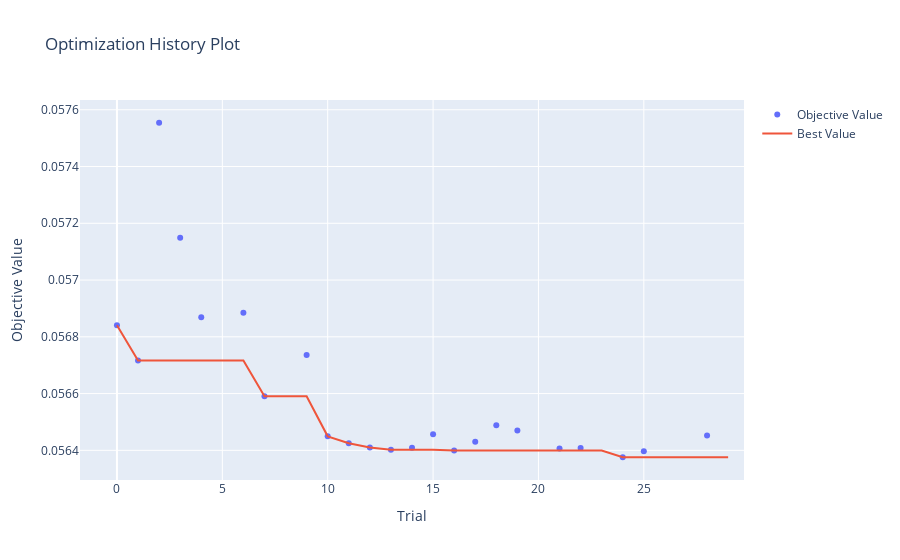
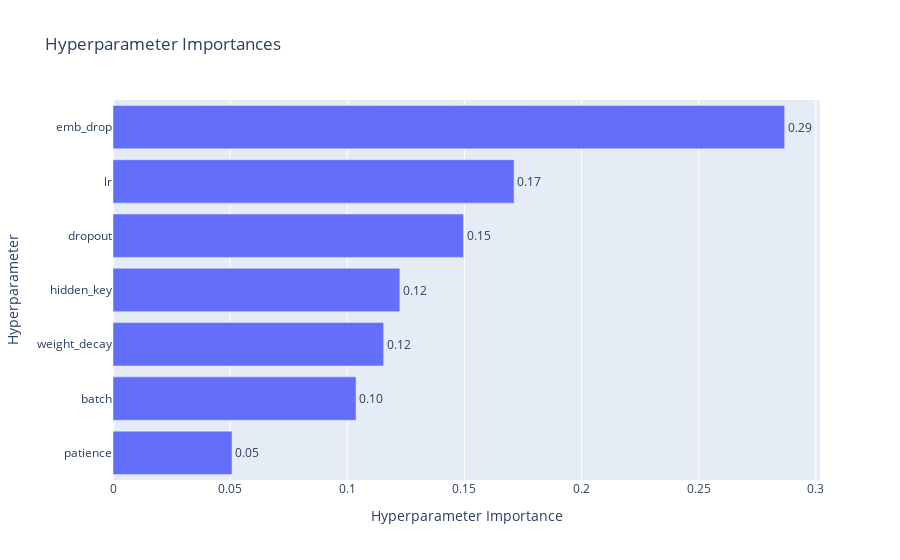
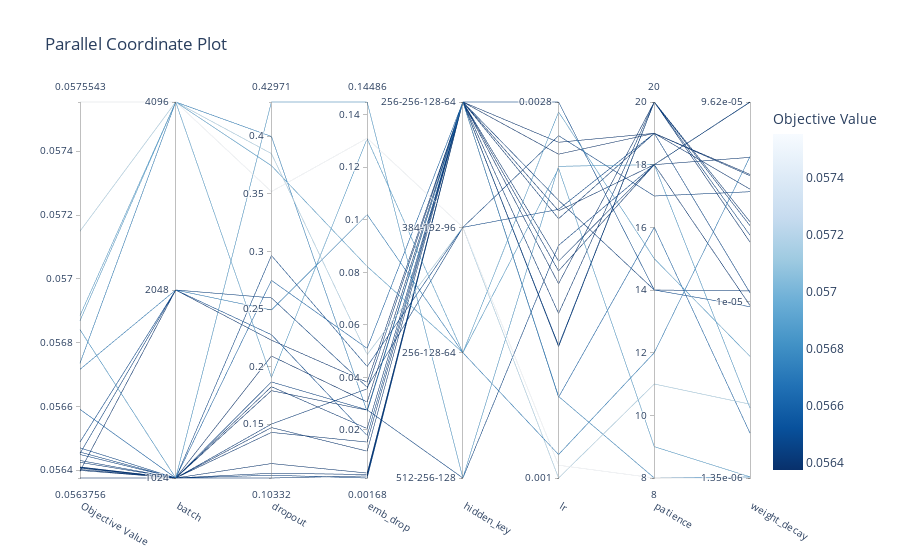
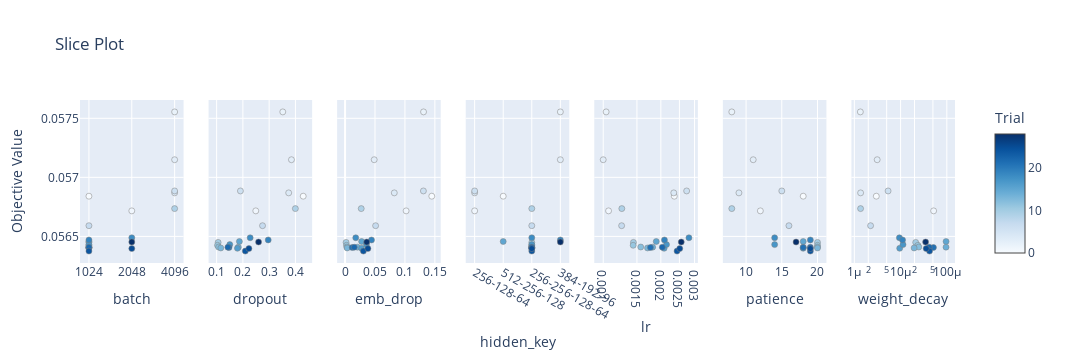

Notebook code cell kept with these figures, in order:
### Code cell
from optuna.visualization import (
    plot_optimization_history,
    plot_param_importances,
    plot_parallel_coordinate,
    plot_slice,
    plot_edf,
)

# optimization progress
plot_optimization_history(study).show()

# which parameters mattered most
plot_param_importances(study).show()

# relationships between params
plot_parallel_coordinate(study).show()
plot_slice(study).show()

# empirical distribution of best scores
plot_edf(study).show()

### Figure 1 — Plotly figure (JSON) as saved in the notebook; plotly's stock layout.template omitted (floating-point values rounded to 4 significant figures)
{"data": [{"mode": "markers", "name": "Objective Value", "type": "scatter", "x": [0, 1, 2, 3, 4, 6, 7, 9, 10, 11, 12, 13, 14, 15, 16, 17, 18, 19, 21, 22, 24, 25, 28], "y": [0.05684, 0.05672, 0.05755, 0.05715, 0.05687, 0.05688, 0.05659, 0.05674, 0.05645, 0.05642, 0.05641, 0.0564, 0.05641, 0.05646, 0.0564, 0.05643, 0.05649, 0.05647, 0.05641, 0.05641, 0.05638, 0.0564, 0.05645]}, {"mode": "lines", "name": "Best Value", "type": "scatter", "x": [0, 1, 2, 3, 4, 5, 6, 7, 8, 9, 10, 11, 12, 13, 14, 15, 16, 17, 18, 19, 20, 21, 22, 23, 24, 25, 26, 27, 28, 29], "y": [0.05684, 0.05672, 0.05672, 0.05672, 0.05672, 0.05672, 0.05672, 0.05659, 0.05659, 0.05659, 0.05645, 0.05642, 0.05641, 0.0564, 0.0564, 0.0564, 0.0564, 0.0564, 0.0564, 0.0564, 0.0564, 0.0564, 0.0564, 0.0564, 0.05638, 0.05638, 0.05638, 0.05638, 0.05638, 0.05638]}, {"marker": {"color": "#cccccc"}, "mode": "markers", "name": "Infeasible Trial", "showlegend": false, "type": "scatter", "x": [], "y": []}], "layout": {"autosize": true, "title": {"text": "Optimization History Plot"}, "xaxis": {"autorange": true, "range": [-1.708, 29.71], "title": {"text": "Trial"}, "type": "linear"}, "yaxis": {"autorange": true, "range": [0.05628, 0.05765], "title": {"text": "Objective Value"}, "type": "linear"}}}

### Figure 2 — Plotly figure (JSON) as saved in the notebook; plotly's stock layout.template omitted (floating-point values rounded to 4 significant figures)
{"data": [{"cliponaxis": false, "hovertemplate": ["patience (IntDistribution): 0.050790747123468975<extra></extra>", "batch (CategoricalDistribution): 0.1037356380550136<extra></extra>", "weight_decay (FloatDistribution): 0.11553006110838998<extra></extra>", "hidden_key (CategoricalDistribution): 0.12243229666640673<extra></extra>", "dropout (FloatDistribution): 0.1496258847774993<extra></extra>", "lr (FloatDistribution): 0.17119159813907336<extra></extra>", "emb_drop (FloatDistribution): 0.286693774130148<extra></extra>"], "name": "Objective Value", "orientation": "h", "text": ["0.05", "0.10", "0.12", "0.12", "0.15", "0.17", "0.29"], "textposition": "outside", "type": "bar", "x": [0.05079, 0.1037, 0.1155, 0.1224, 0.1496, 0.1712, 0.2867], "y": ["patience", "batch", "weight_decay", "hidden_key", "dropout", "lr", "emb_drop"]}], "layout": {"autosize": true, "title": {"text": "Hyperparameter Importances"}, "xaxis": {"autorange": true, "range": [0, 0.3018], "title": {"text": "Hyperparameter Importance"}, "type": "linear"}, "yaxis": {"autorange": true, "range": [-0.5, 6.5], "title": {"text": "Hyperparameter"}, "type": "category"}}}

### Figure 3 — Plotly figure (JSON) as saved in the notebook; plotly's stock layout.template omitted (floating-point values rounded to 4 significant figures)
{"data": [{"dimensions": [{"label": "Objective Value", "range": [0.05638, 0.05755], "values": [0.05684, 0.05659, 0.05645, 0.05642, 0.05641, 0.0564, 0.05641, 0.05646, 0.0564, 0.05643, 0.05647, 0.05641, 0.05641, 0.05638, 0.05672, 0.05649, 0.0564, 0.05645, 0.05755, 0.05715, 0.05687, 0.05688, 0.05674]}, {"label": "batch", "range": [0, 2], "ticktext": ["1024", "2048", "4096"], "tickvals": [0, 1, 2], "values": [0, 0, 0, 0, 0, 0, 0, 0, 0, 0, 0, 0, 0, 0, 1, 1, 1, 1, 2, 2, 2, 2, 2]}, {"label": "dropout", "range": [0.1033, 0.4297], "values": [0.4297, 0.2748, 0.1057, 0.1033, 0.1074, 0.1158, 0.1826, 0.1867, 0.1791, 0.1501, 0.2964, 0.1471, 0.1429, 0.2092, 0.2491, 0.2277, 0.223, 0.2597, 0.3519, 0.3849, 0.3744, 0.1906, 0.3998]}, {"label": "emb_drop", "range": [0.00168, 0.1449], "values": [0.1449, 0.05104, 0.00168, 0.002467, 0.00301, 0.003565, 0.0205, 0.02762, 0.02752, 0.03564, 0.04414, 0.0119, 0.01536, 0.03059, 0.102, 0.01783, 0.03814, 0.03624, 0.1311, 0.04869, 0.08224, 0.1309, 0.02701]}, {"label": "hidden_key", "range": [0, 3], "ticktext": ["512-256-128", "256-128-64", "384-192-96", "256-256-128-64"], "tickvals": [0, 1, 2, 3], "values": [0, 3, 3, 3, 3, 3, 3, 0, 3, 3, 2, 3, 3, 3, 1, 3, 3, 2, 2, 2, 1, 1, 3]}, {"label": "lr", "range": [-3.0, -2.552], "ticktext": ["0.001", "0.0028"], "tickvals": [-3.0, -2.552], "values": [-2.629, -2.904, -2.842, -2.844, -2.804, -2.769, -2.742, -2.723, -2.682, -2.669, -2.68, -2.753, -2.691, -2.614, -2.972, -2.552, -2.6, -2.592, -2.985, -3.0, -2.631, -2.564, -2.903]}, {"label": "patience", "range": [8, 20], "values": [18, 16, 20, 20, 20, 20, 18, 18, 18, 14, 19, 18, 19, 19, 12, 14, 19, 17, 8, 11, 9, 15, 8]}, {"label": "weight_decay", "range": [-5.87, -4.017], "ticktext": ["1.35e-06", "1e-05", "9.62e-05"], "tickvals": [-5.87, -5, -4.017], "values": [-5.525, -5.649, -4.673, -4.626, -4.607, -4.707, -4.018, -4.017, -5.019, -4.948, -4.958, -4.289, -4.38, -4.374, -4.286, -5.026, -4.446, -4.459, -5.87, -5.506, -5.864, -5.27, -5.865]}], "labelangle": 30, "labelside": "bottom", "line": {"color": [0.05684, 0.05659, 0.05645, 0.05642, 0.05641, 0.0564, 0.05641, 0.05646, 0.0564, 0.05643, 0.05647, 0.05641, 0.05641, 0.05638, 0.05672, 0.05649, 0.0564, 0.05645, 0.05755, 0.05715, 0.05687, 0.05688, 0.05674], "colorbar": {"title": {"text": "Objective Value"}}, "colorscale": [[0, "rgb(247,251,255)"], [0.125, "rgb(222,235,247)"], [0.25, "rgb(198,219,239)"], [0.375, "rgb(158,202,225)"], [0.5, "rgb(107,174,214)"], [0.625, "rgb(66,146,198)"], [0.75, "rgb(33,113,181)"], [0.875, "rgb(8,81,156)"], [1, "rgb(8,48,107)"]], "reversescale": true, "showscale": true}, "type": "parcoords"}], "layout": {"autosize": true, "title": {"text": "Parallel Coordinate Plot"}}}

### Figure 4 — Plotly figure (JSON) as saved in the notebook; plotly's stock layout.template omitted (floating-point values rounded to 4 significant figures)
{"data": [{"marker": {"color": [0, 1, 2, 3, 4, 6, 7, 9, 10, 11, 12, 13, 14, 15, 16, 17, 18, 19, 21, 22, 24, 25, 28], "colorbar": {"title": {"text": "Trial"}, "x": 1, "xpad": 40, "y": 0.5}, "colorscale": [[0, "rgb(247,251,255)"], [0.125, "rgb(222,235,247)"], [0.25, "rgb(198,219,239)"], [0.375, "rgb(158,202,225)"], [0.5, "rgb(107,174,214)"], [0.625, "rgb(66,146,198)"], [0.75, "rgb(33,113,181)"], [0.875, "rgb(8,81,156)"], [1, "rgb(8,48,107)"]], "line": {"color": "Grey", "width": 0.5}, "showscale": true}, "mode": "markers", "name": "Feasible Trial", "showlegend": false, "type": "scatter", "x": [1024, 2048, 4096, 4096, 4096, 4096, 1024, 4096, 1024, 1024, 1024, 1024, 1024, 1024, 1024, 1024, 2048, 1024, 1024, 1024, 1024, 2048, 2048], "xaxis": "x", "y": [0.05684, 0.05672, 0.05755, 0.05715, 0.05687, 0.05688, 0.05659, 0.05674, 0.05645, 0.05642, 0.05641, 0.0564, 0.05641, 0.05646, 0.0564, 0.05643, 0.05649, 0.05647, 0.05641, 0.05641, 0.05638, 0.0564, 0.05645], "yaxis": "y"}, {"marker": {"color": [0, 1, 2, 3, 4, 6, 7, 9, 10, 11, 12, 13, 14, 15, 16, 17, 18, 19, 21, 22, 24, 25, 28], "colorbar": {"title": {"text": "Trial"}, "x": 1, "xpad": 40}, "colorscale": [[0, "rgb(247,251,255)"], [0.125, "rgb(222,235,247)"], [0.25, "rgb(198,219,239)"], [0.375, "rgb(158,202,225)"], [0.5, "rgb(107,174,214)"], [0.625, "rgb(66,146,198)"], [0.75, "rgb(33,113,181)"], [0.875, "rgb(8,81,156)"], [1, "rgb(8,48,107)"]], "line": {"color": "Grey", "width": 0.5}, "showscale": false}, "mode": "markers", "name": "Feasible Trial", "showlegend": false, "type": "scatter", "x": [0.4297, 0.2491, 0.3519, 0.3849, 0.3744, 0.1906, 0.2748, 0.3998, 0.1057, 0.1033, 0.1074, 0.1158, 0.1826, 0.1867, 0.1791, 0.1501, 0.2277, 0.2964, 0.1471, 0.1429, 0.2092, 0.223, 0.2597], "xaxis": "x2", "y": [0.05684, 0.05672, 0.05755, 0.05715, 0.05687, 0.05688, 0.05659, 0.05674, 0.05645, 0.05642, 0.05641, 0.0564, 0.05641, 0.05646, 0.0564, 0.05643, 0.05649, 0.05647, 0.05641, 0.05641, 0.05638, 0.0564, 0.05645], "yaxis": "y2"}, {"marker": {"color": [0, 1, 2, 3, 4, 6, 7, 9, 10, 11, 12, 13, 14, 15, 16, 17, 18, 19, 21, 22, 24, 25, 28], "colorbar": {"title": {"text": "Trial"}, "x": 1, "xpad": 40}, "colorscale": [[0, "rgb(247,251,255)"], [0.125, "rgb(222,235,247)"], [0.25, "rgb(198,219,239)"], [0.375, "rgb(158,202,225)"], [0.5, "rgb(107,174,214)"], [0.625, "rgb(66,146,198)"], [0.75, "rgb(33,113,181)"], [0.875, "rgb(8,81,156)"], [1, "rgb(8,48,107)"]], "line": {"color": "Grey", "width": 0.5}, "showscale": false}, "mode": "markers", "name": "Feasible Trial", "showlegend": false, "type": "scatter", "x": [0.1449, 0.102, 0.1311, 0.04869, 0.08224, 0.1309, 0.05104, 0.02701, 0.00168, 0.002467, 0.00301, 0.003565, 0.0205, 0.02762, 0.02752, 0.03564, 0.01783, 0.04414, 0.0119, 0.01536, 0.03059, 0.03814, 0.03624], "xaxis": "x3", "y": [0.05684, 0.05672, 0.05755, 0.05715, 0.05687, 0.05688, 0.05659, 0.05674, 0.05645, 0.05642, 0.05641, 0.0564, 0.05641, 0.05646, 0.0564, 0.05643, 0.05649, 0.05647, 0.05641, 0.05641, 0.05638, 0.0564, 0.05645], "yaxis": "y3"}, {"marker": {"color": [0, 1, 2, 3, 4, 6, 7, 9, 10, 11, 12, 13, 14, 15, 16, 17, 18, 19, 21, 22, 24, 25, 28], "colorbar": {"title": {"text": "Trial"}, "x": 1, "xpad": 40}, "colorscale": [[0, "rgb(247,251,255)"], [0.125, "rgb(222,235,247)"], [0.25, "rgb(198,219,239)"], [0.375, "rgb(158,202,225)"], [0.5, "rgb(107,174,214)"], [0.625, "rgb(66,146,198)"], [0.75, "rgb(33,113,181)"], [0.875, "rgb(8,81,156)"], [1, "rgb(8,48,107)"]], "line": {"color": "Grey", "width": 0.5}, "showscale": false}, "mode": "markers", "name": "Feasible Trial", "showlegend": false, "type": "scatter", "x": ["512-256-128", "256-128-64", "384-192-96", "384-192-96", "256-128-64", "256-128-64", "256-256-128-64", "256-256-128-64", "256-256-128-64", "256-256-128-64", "256-256-128-64", "256-256-128-64", "256-256-128-64", "512-256-128", "256-256-128-64", "256-256-128-64", "256-256-128-64", "384-192-96", "256-256-128-64", "256-256-128-64", "256-256-128-64", "256-256-128-64", "384-192-96"], "xaxis": "x4", "y": [0.05684, 0.05672, 0.05755, 0.05715, 0.05687, 0.05688, 0.05659, 0.05674, 0.05645, 0.05642, 0.05641, 0.0564, 0.05641, 0.05646, 0.0564, 0.05643, 0.05649, 0.05647, 0.05641, 0.05641, 0.05638, 0.0564, 0.05645], "yaxis": "y4"}, {"marker": {"color": [0, 1, 2, 3, 4, 6, 7, 9, 10, 11, 12, 13, 14, 15, 16, 17, 18, 19, 21, 22, 24, 25, 28], "colorbar": {"title": {"text": "Trial"}, "x": 1, "xpad": 40}, "colorscale": [[0, "rgb(247,251,255)"], [0.125, "rgb(222,235,247)"], [0.25, "rgb(198,219,239)"], [0.375, "rgb(158,202,225)"], [0.5, "rgb(107,174,214)"], [0.625, "rgb(66,146,198)"], [0.75, "rgb(33,113,181)"], [0.875, "rgb(8,81,156)"], [1, "rgb(8,48,107)"]], "line": {"color": "Grey", "width": 0.5}, "showscale": false}, "mode": "markers", "name": "Feasible Trial", "showlegend": false, "type": "scatter", "x": [0.00235, 0.001066, 0.001036, 0.001, 0.002336, 0.002727, 0.001248, 0.001251, 0.001438, 0.001434, 0.00157, 0.001704, 0.001812, 0.001892, 0.00208, 0.002141, 0.002803, 0.002088, 0.001764, 0.002036, 0.00243, 0.00251, 0.002556], "xaxis": "x5", "y": [0.05684, 0.05672, 0.05755, 0.05715, 0.05687, 0.05688, 0.05659, 0.05674, 0.05645, 0.05642, 0.05641, 0.0564, 0.05641, 0.05646, 0.0564, 0.05643, 0.05649, 0.05647, 0.05641, 0.05641, 0.05638, 0.0564, 0.05645], "yaxis": "y5"}, {"marker": {"color": [0, 1, 2, 3, 4, 6, 7, 9, 10, 11, 12, 13, 14, 15, 16, 17, 18, 19, 21, 22, 24, 25, 28], "colorbar": {"title": {"text": "Trial"}, "x": 1, "xpad": 40}, "colorscale": [[0, "rgb(247,251,255)"], [0.125, "rgb(222,235,247)"], [0.25, "rgb(198,219,239)"], [0.375, "rgb(158,202,225)"], [0.5, "rgb(107,174,214)"], [0.625, "rgb(66,146,198)"], [0.75, "rgb(33,113,181)"], [0.875, "rgb(8,81,156)"], [1, "rgb(8,48,107)"]], "line": {"color": "Grey", "width": 0.5}, "showscale": false}, "mode": "markers", "name": "Feasible Trial", "showlegend": false, "type": "scatter", "x": [18, 12, 8, 11, 9, 15, 16, 8, 20, 20, 20, 20, 18, 18, 18, 14, 14, 19, 18, 19, 19, 19, 17], "xaxis": "x6", "y": [0.05684, 0.05672, 0.05755, 0.05715, 0.05687, 0.05688, 0.05659, 0.05674, 0.05645, 0.05642, 0.05641, 0.0564, 0.05641, 0.05646, 0.0564, 0.05643, 0.05649, 0.05647, 0.05641, 0.05641, 0.05638, 0.0564, 0.05645], "yaxis": "y6"}, {"marker": {"color": [0, 1, 2, 3, 4, 6, 7, 9, 10, 11, 12, 13, 14, 15, 16, 17, 18, 19, 21, 22, 24, 25, 28], "colorbar": {"title": {"text": "Trial"}, "x": 1, "xpad": 40}, "colorscale": [[0, "rgb(247,251,255)"], [0.125, "rgb(222,235,247)"], [0.25, "rgb(198,219,239)"], [0.375, "rgb(158,202,225)"], [0.5, "rgb(107,174,214)"], [0.625, "rgb(66,146,198)"], [0.75, "rgb(33,113,181)"], [0.875, "rgb(8,81,156)"], [1, "rgb(8,48,107)"]], "line": {"color": "Grey", "width": 0.5}, "showscale": false}, "mode": "markers", "name": "Feasible Trial", "showlegend": false, "type": "scatter", "x": [2.986e-06, 5.178e-05, 1.349e-06, 3.119e-06, 1.367e-06, 5.368e-06, 2.246e-06, 1.365e-06, 2.122e-05, 2.364e-05, 2.472e-05, 1.964e-05, 9.6e-05, 9.624e-05, 9.568e-06, 1.128e-05, 9.426e-06, 1.103e-05, 5.135e-05, 4.168e-05, 4.231e-05, 3.579e-05, 3.477e-05], "xaxis": "x7", "y": [0.05684, 0.05672, 0.05755, 0.05715, 0.05687, 0.05688, 0.05659, 0.05674, 0.05645, 0.05642, 0.05641, 0.0564, 0.05641, 0.05646, 0.0564, 0.05643, 0.05649, 0.05647, 0.05641, 0.05641, 0.05638, 0.0564, 0.05645], "yaxis": "y7"}], "layout": {"height": 360, "title": {"text": "Slice Plot"}, "width": 2100, "xaxis": {"anchor": "y", "autorange": true, "categoryarray": [1024, 2048, 4096], "categoryorder": "array", "domain": [0, 0.1184], "range": [-0.1543, 2.154], "title": {"text": "batch"}, "type": "category"}, "xaxis2": {"anchor": "y2", "autorange": true, "domain": [0.1469, 0.2653], "range": [0.07815, 0.4549], "title": {"text": "dropout"}, "type": "linear"}, "xaxis3": {"anchor": "y3", "autorange": true, "domain": [0.2939, 0.4122], "range": [-0.009364, 0.1559], "title": {"text": "emb_drop"}, "type": "linear"}, "xaxis4": {"anchor": "y4", "autorange": true, "categoryarray": ["256-128-64", "512-256-128", "256-256-128-64", "384-192-96"], "categoryorder": "array", "domain": [0.4408, 0.5592], "range": [-0.2314, 3.231], "title": {"text": "hidden_key"}, "type": "category"}, "xaxis5": {"anchor": "y5", "autorange": true, "domain": [0.5878, 0.7061], "range": [-3.035, -2.518], "title": {"text": "lr"}, "type": "log"}, "xaxis6": {"anchor": "y6", "autorange": true, "domain": [0.7347, 0.8531], "range": [7.074, 20.93], "title": {"text": "patience"}, "type": "linear"}, "xaxis7": {"anchor": "y7", "autorange": true, "domain": [0.8816, 1.0], "range": [-6.013, -3.874], "title": {"text": "weight_decay"}, "type": "log"}, "yaxis": {"anchor": "x", "autorange": true, "domain": [0, 1], "range": [0.05628, 0.05765], "title": {"text": "Objective Value"}, "type": "linear"}, "yaxis2": {"anchor": "x2", "autorange": true, "domain": [0, 1], "matches": "y", "range": [0.05628, 0.05765], "showticklabels": false, "type": "linear"}, "yaxis3": {"anchor": "x3", "autorange": true, "domain": [0, 1], "matches": "y", "range": [0.05628, 0.05765], "showticklabels": false, "type": "linear"}, "yaxis4": {"anchor": "x4", "autorange": true, "domain": [0, 1], "matches": "y", "range": [0.05628, 0.05765], "showticklabels": false, "type": "linear"}, "yaxis5": {"anchor": "x5", "autorange": true, "domain": [0, 1], "matches": "y", "range": [0.05628, 0.05765], "showticklabels": false, "type": "linear"}, "yaxis6": {"anchor": "x6", "autorange": true, "domain": [0, 1], "matches": "y", "range": [0.05628, 0.05765], "showticklabels": false, "type": "linear"}, "yaxis7": {"anchor": "x7", "autorange": true, "domain": [0, 1], "matches": "y", "range": [0.05628, 0.05765], "showticklabels": false, "type": "linear"}}}
